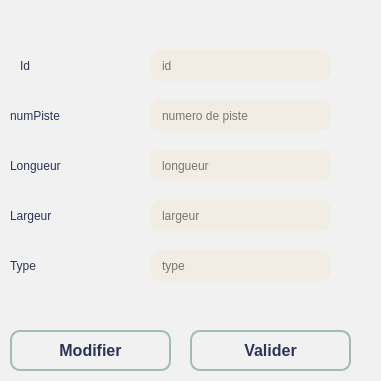
        <widget class="QGroupBox" name="groupBox_16">
         <property name="geometry">
          <rect>
           <x>20</x>
           <y>90</y>
           <width>381</width>
           <height>381</height>
          </rect>
         </property>
         <property name="styleSheet">
          <string notr="true">background-color: rgb(241, 241, 241);
border-radius: 10px black;
	border-radius: 10px  ;

</string>
         </property>
         <property name="title">
          <string/>
         </property>
         <widget class="QLabel" name="label_31">
          <property name="geometry">
           <rect>
            <x>20</x>
            <y>50</y>
            <width>151</width>
            <height>31</height>
           </rect>
          </property>
          <property name="styleSheet">
           <string notr="true">
font:  75 16pt &quot;Times New Roman&quot;;
color: rgb(44, 51, 89);</string>
          </property>
          <property name="text">
           <string>Id</string>
          </property>
         </widget>
         <widget class="QLabel" name="label_35">
          <property name="geometry">
           <rect>
            <x>10</x>
            <y>100</y>
            <width>161</width>
            <height>31</height>
           </rect>
          </property>
          <property name="styleSheet">
           <string notr="true">
font:  75 16pt &quot;Times New Roman&quot;;
color: rgb(44, 51, 89);</string>
          </property>
          <property name="text">
           <string>numPiste</string>
          </property>
         </widget>
         <widget class="QLabel" name="label_32">
          <property name="geometry">
           <rect>
            <x>10</x>
            <y>140</y>
            <width>161</width>
            <height>51</height>
           </rect>
          </property>
          <property name="styleSheet">
           <string notr="true">
font:  75 16pt &quot;Times New Roman&quot;;
color: rgb(44, 51, 89);</string>
          </property>
          <property name="text">
           <string>Longueur</string>
          </property>
         </widget>
         <widget class="QLabel" name="label_34">
          <property name="geometry">
           <rect>
            <x>10</x>
            <y>190</y>
            <width>161</width>
            <height>51</height>
           </rect>
          </property>
          <property name="styleSheet">
           <string notr="true">
font:  75 16pt &quot;Times New Roman&quot;;
color: rgb(44, 51, 89);</string>
          </property>
          <property name="text">
           <string>Largeur</string>
          </property>
         </widget>
         <widget class="QLineEdit" name="le_id_2">
          <property name="geometry">
           <rect>
            <x>150</x>
            <y>50</y>
            <width>181</width>
            <height>31</height>
           </rect>
          </property>
          <property name="styleSheet">
           <string notr="true">QLineEdit{
	background-color: rgb(242, 237, 228);
    box-shadow: 2px 0.5px 5px 1px inset black;
    border-radius: 10px  ;
    width: 70%;
    padding-right: 10px;
    padding-left: 10px;
    text-align: left;
    color: #000;
    font-size:inherit;
    font-family: Arial, Helvetica, sans-serif;  
    font-weight:normal;
    font-variant:normal;
	border-color: rgb(146, 150, 149);
}
QLineEdit::hover{  color: black ;
background-color:orange;}
QLineEdit::focus{  color: black ;
background-color:white;}</string>
          </property>
          <property name="placeholderText">
           <string>id</string>
          </property>
         </widget>
         <widget class="QLineEdit" name="le_numpiste_2">
          <property name="geometry">
           <rect>
            <x>150</x>
            <y>100</y>
            <width>181</width>
            <height>31</height>
           </rect>
          </property>
          <property name="styleSheet">
           <string notr="true">QLineEdit{
	background-color: rgb(242, 237, 228);
    box-shadow: 2px 0.5px 5px 1px inset black;
    border-radius: 10px;
    width: 70%;
    padding-right: 10px;
    padding-left: 10px;
    text-align: left;
    color: #000;
    font-size:inherit;
    font-family: Arial, Helvetica, sans-serif;  
    font-weight:normal;
    font-variant:normal;
}
QLineEdit::hover{  color: black ;
background-color:orange;}
QLineEdit::focus{  color: black ;
background-color:white;}</string>
          </property>
          <property name="placeholderText">
           <string>numero de piste</string>
          </property>
         </widget>
         <widget class="QLineEdit" name="le_longueur_2">
          <property name="geometry">
           <rect>
            <x>150</x>
            <y>150</y>
            <width>181</width>
            <height>31</height>
           </rect>
          </property>
          <property name="styleSheet">
           <string notr="true">QLineEdit{
	background-color: rgb(242, 237, 228);
    box-shadow: 2px 0.5px 5px 1px inset black;
    border-radius: 10px;
    width: 70%;
    padding-right: 10px;
    padding-left: 10px;
    text-align: left;
    color: #000;
    font-size:inherit;
    font-family: Arial, Helvetica, sans-serif;  
    font-weight:normal;
    font-variant:normal;
}
QLineEdit::hover{  color: black ;
background-color:orange;}
QLineEdit::focus{  color: black ;
background-color:white;}</string>
          </property>
          <property name="placeholderText">
           <string>longueur</string>
          </property>
         </widget>
         <widget class="QPushButton" name="pb_modifier">
          <property name="geometry">
           <rect>
            <x>10</x>
            <y>330</y>
            <width>161</width>
            <height>41</height>
           </rect>
          </property>
          <property name="styleSheet">
           <string notr="true">/*-----QPushButton-----*/
QPushButton
{
	background-color: qlineargradient(spread:pad, x1:0, y1:0.511, x2:1, y2:0.511, stop:0 
#92bf91
,stop:0.995192 rgba(0,0,0,0));



	color: rgb(44, 51, 89);
	font-size: 16px;
	font-weight: bold;
	border: 2px solid #9fbdb3;
	border-radius:10px;
	padding: 5px;

}

QPushButton::hover
{
background-color: qlineargradient(spread:pad, x1:0, y1:0.511, x2:1, y2:0.511, stop:0 rgba(0, 180, 150, 220),stop:1 rgba(50, 220, 200, 220));

	color: #2C3359; 
}
QPushButton::pressed
{background-color: qlineargradient(stop:0 rgba(0, 207, 179, 255),stop:1 rgba(70, 255, 230, 255));

	color: #2C3359; 

}</string>
          </property>
          <property name="text">
           <string>Modifier</string>
          </property>
          <property name="icon">
           <iconset resource="images.qrc">
            <normaloff>:/edit-2.svg</normaloff>:/edit-2.svg</iconset>
          </property>
         </widget>
         <widget class="QPushButton" name="pb_ajouter">
          <property name="geometry">
           <rect>
            <x>190</x>
            <y>330</y>
            <width>161</width>
            <height>41</height>
           </rect>
          </property>
          <property name="styleSheet">
           <string notr="true">/*-----QPushButton-----*/
QPushButton
{
	background-color: qlineargradient(spread:pad, x1:0, y1:0.511, x2:1, y2:0.511, stop:0 
#92bf91
,stop:0.995192 rgba(0,0,0,0));



	color: rgb(44, 51, 89);
	font-size: 16px;
	font-weight: bold;
	border: 2px solid #9fbdb3;
	border-radius:10px;
	padding: 5px;

}

QPushButton::hover
{
background-color: qlineargradient(spread:pad, x1:0, y1:0.511, x2:1, y2:0.511, stop:0 rgba(0, 180, 150, 220),stop:1 rgba(50, 220, 200, 220));

	color: #2C3359; 
}
QPushButton::pressed
{background-color: qlineargradient(stop:0 rgba(0, 207, 179, 255),stop:1 rgba(70, 255, 230, 255));

	color: #2C3359; 

}</string>
          </property>
          <property name="text">
           <string>Valider</string>
          </property>
          <property name="icon">
           <iconset resource="images.qrc">
            <normaloff>:/plus.svg</normaloff>:/plus.svg</iconset>
          </property>
         </widget>
         <widget class="QLabel" name="label_33">
          <property name="geometry">
           <rect>
            <x>10</x>
            <y>240</y>
            <width>161</width>
            <height>51</height>
           </rect>
          </property>
          <property name="styleSheet">
           <string notr="true">
font:  75 16pt &quot;Times New Roman&quot;;
color: rgb(44, 51, 89);</string>
          </property>
          <property name="text">
           <string>Type</string>
          </property>
         </widget>
         <widget class="QLineEdit" name="le_type_2">
          <property name="geometry">
           <rect>
            <x>150</x>
            <y>250</y>
            <width>181</width>
            <height>31</height>
           </rect>
          </property>
          <property name="styleSheet">
           <string notr="true">QLineEdit{
	background-color: rgb(242, 237, 228);
    box-shadow: 2px 0.5px 5px 1px inset black;
    border-radius: 10px;
    width: 70%;
    padding-right: 10px;
    padding-left: 10px;
    text-align: left;
    color: #000;
    font-size:inherit;
    font-family: Arial, Helvetica, sans-serif;  
    font-weight:normal;
    font-variant:normal;
}
QLineEdit::hover{  color: black ;
background-color:orange;}
QLineEdit::focus{  color: black ;
background-color:white;}</string>
          </property>
          <property name="placeholderText">
           <string>type</string>
          </property>
         </widget>
         <widget class="QLineEdit" name="le_largeur_2">
          <property name="geometry">
           <rect>
            <x>150</x>
            <y>200</y>
            <width>181</width>
            <height>31</height>
           </rect>
          </property>
          <property name="styleSheet">
           <string notr="true">QLineEdit{
	background-color: rgb(242, 237, 228);
    box-shadow: 2px 0.5px 5px 1px inset black;
    border-radius: 10px;
    width: 70%;
    padding-right: 10px;
    padding-left: 10px;
    text-align: left;
    color: #000;
    font-size:inherit;
    font-family: Arial, Helvetica, sans-serif;  
    font-weight:normal;
    font-variant:normal;
}
QLineEdit::hover{  color: black ;
background-color:orange;}
QLineEdit::focus{  color: black ;
background-color:white;}</string>
          </property>
          <property name="placeholderText">
           <string>largeur</string>
          </property>
         </widget>
        </widget>
